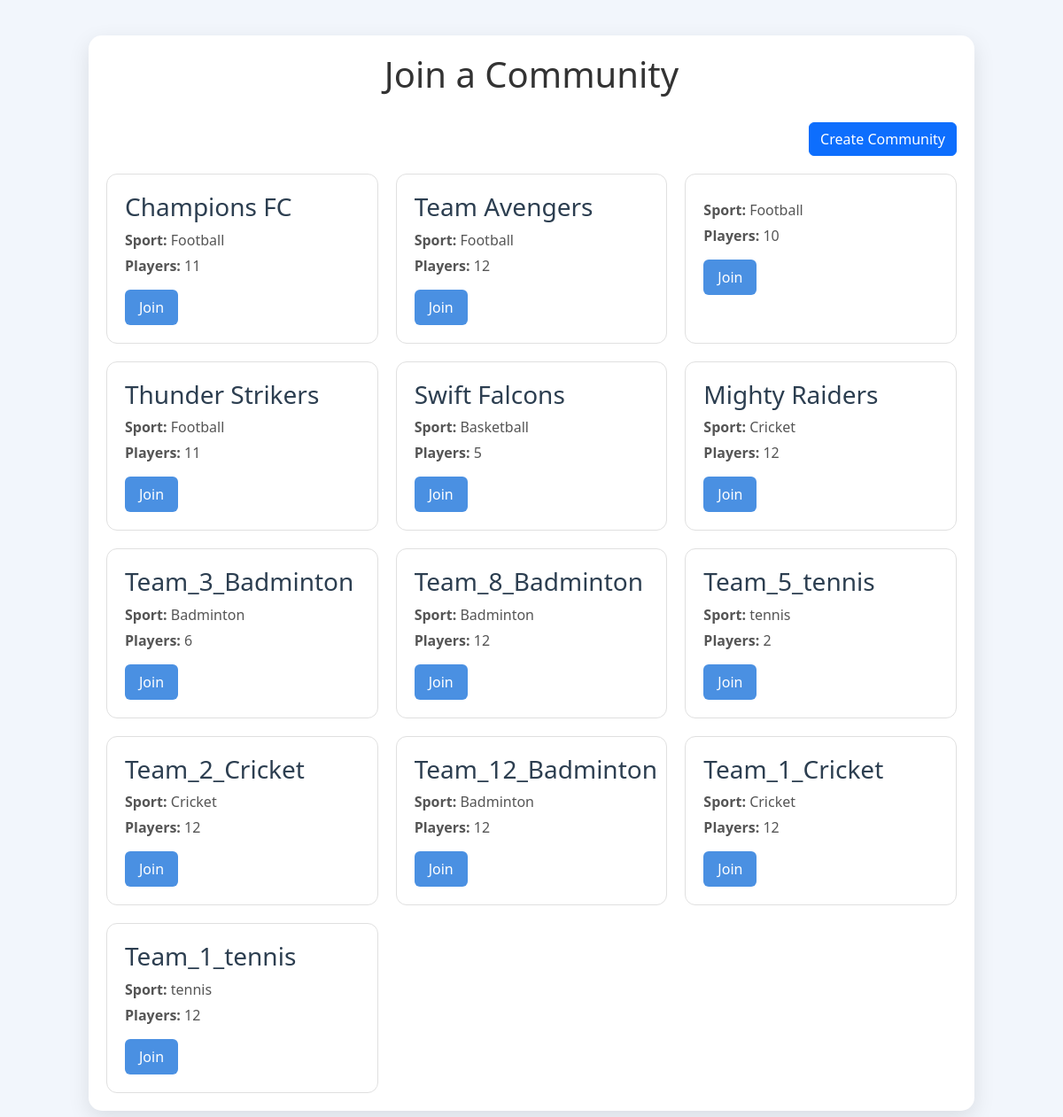
Page /join-community on the earlier database version.
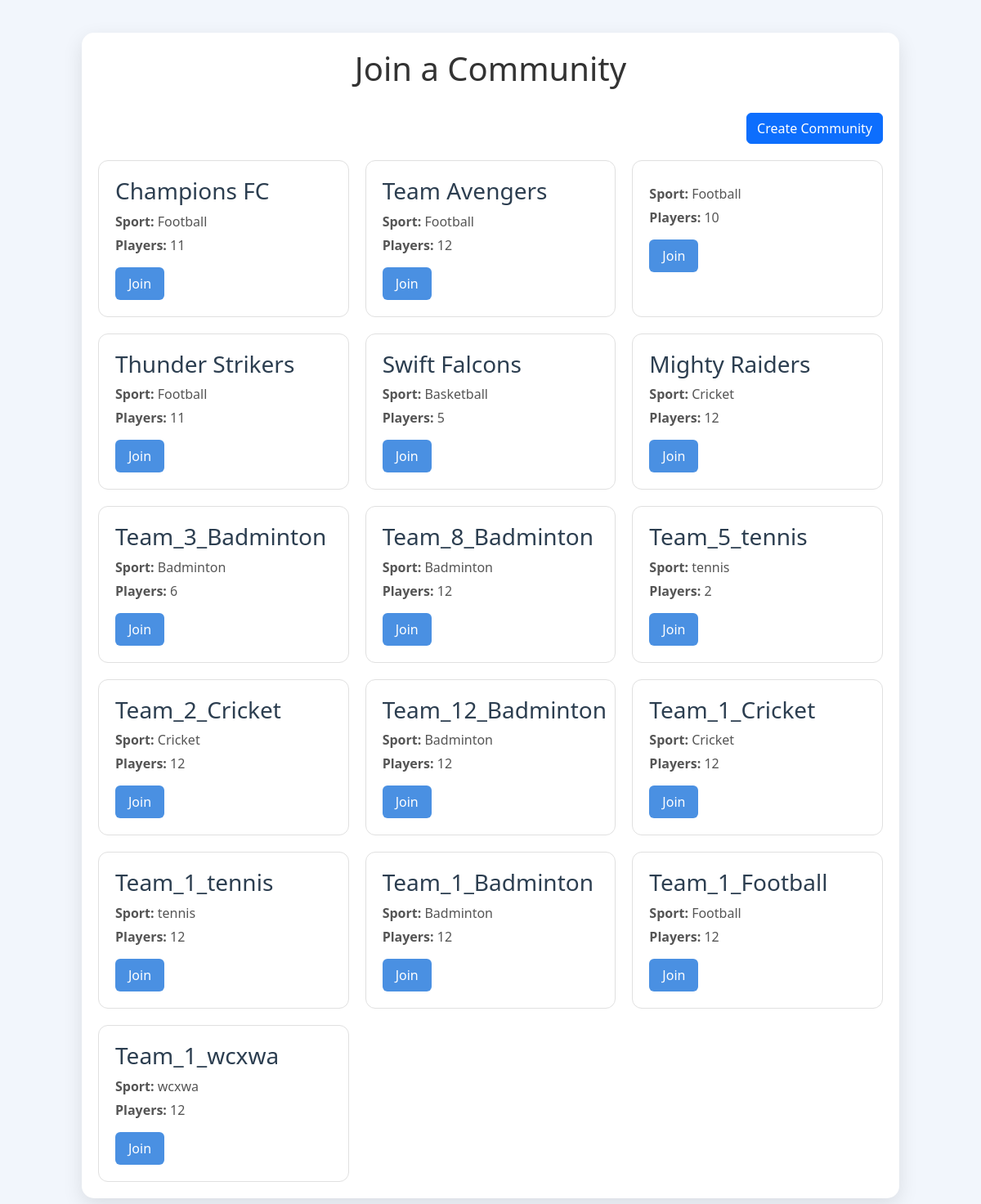
Same page on the later database version.
### models.py (models this page shows, shortened)
class Community(db.Model):
    id = db.Column(db.Integer, primary_key=True)
    team_name = db.Column(db.String(100), nullable=True)  # Auto-generated if empty
    sport = db.Column(db.String(50), nullable=False)
    max_players = db.Column(db.Integer, nullable=False, default=12)
    turf_id = db.Column(db.Integer, db.ForeignKey('turf.id'), nullable=False)
    owner_id = db.Column(db.Integer, db.ForeignKey('user.id'), nullable=False)
    status = db.Column(db.String(20), default="active")  # "active" or "closed"
    turf = db.relationship('Turf', backref='communities')
    players = db.relationship('CommunityPlayers', backref='community', lazy=True, cascade="all, delete-orphan")
    __table_args__ = (db.UniqueConstraint('team_name', 'status', name='unique_active_team_name'),)

### app.py (the view)
@app.route('/join-community')
def join_community():
    communities = Community.query.all()
    return render_template('join_community.html', communities=communities)

### app.py (called while the page is built)
@app.before_request
def page_last_visited():
    excluded_routes = ['login', 'logout', 'static', 'register']
    if request.endpoint not in excluded_routes and request.method == 'GET':
        session['page_last_visited_url'] = request.path

### templates/join_community.html (shortened to what this page needs)
<!DOCTYPE html>
<html lang="en">
<head>
    <link href="https://cdn.jsdelivr.net/npm/bootstrap@5.3.0/dist/css/bootstrap.min.css" rel="stylesheet">
</head>
<body>
<div class="container">
    <h1>Join a Community</h1>
    <div class="create-btn">
        <button class="btn btn-primary" data-bs-toggle="modal" data-bs-target="#createCommunityModal">Create Community</button>
    </div>
    <div class="communities">
        {% for community in communities %}
        <div class="community-card">
            <h3>{{ community.team_name }}</h3>
            <p><strong>Sport:</strong> {{ community.sport }}</p>
            <p><strong>Players:</strong> {{ community.max_players }}</p>
            <form method="POST" action="{{ url_for('send_join_request') }}">
                <button type="submit">Join</button>
            </form>
        </div>
        {% endfor %}
    </div>
</div>
</body>
</html>

### templates/join_community.html (style rules this page uses)
body { font-family: 'Segoe UI', Tahoma, Geneva, Verdana, sans-serif; margin: 0; padding: 0; background-color: #f2f6fc; }
.container { max-width: 1000px; margin: 40px auto; padding: 20px; background-color: white; border-radius: 15px; box-shadow: 0 8px 24px rgba(0, 0, 0, 0.1); }
h1 { text-align: center; color: #333; margin-bottom: 30px; }
.communities { display: grid; grid-template-columns: repeat(auto-fill, minmax(260px, 1fr)); gap: 20px; }
.community-card { background-color: #ffffff; border: 1px solid #e0e0e0; border-radius: 12px; padding: 20px; transition: box-shadow 0.2s; }
.community-card h3 { margin-top: 0; color: #2c3e50; }
.community-card p { margin: 5px 0; color: #555; }
.community-card form { margin-top: 15px; }
.community-card button { padding: 8px 16px; background-color: #4a90e2; color: white; border: none; border-radius: 6px; cursor: pointer; transition: background-color 0.3s ease; }
.create-btn { display: flex; justify-content: flex-end; margin-bottom: 20px; }

Differences in the rows shown:
added Community: team_name "Team_1_Badminton", sport "Badminton", max_players "12"
added Community: team_name "Team_1_Football", sport "Football", max_players "12"
added Community: team_name "Team_1_wcxwa", sport "wcxwa", max_players "12"
